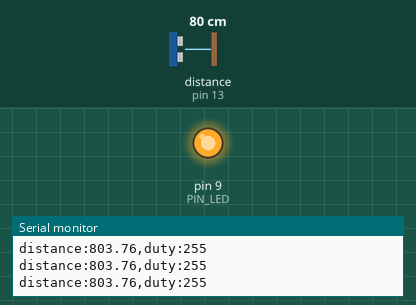
Simulated run of this sketch. Board: Arduino Uno, built with avr-gcc and run on an emulated ATmega328P. Parts: output pins drawn as LEDs (lit = HIGH), the last lines printed to the serial monitor. Wiring (inferred from the names in the program): ultrasonic range finder: trigger pin 12; echo pin 13. The test bench sets the inputs (shaded band); at power-on: distance to the obstacle (sensor on pin 13) 80 cm. The echo pulse lasts 58.3 µs per cm; pins used as bus, display or sensor lines are not drawn.

Above: at 1.2 s.
1.3 s: distance to the obstacle (sensor on pin 13) set to 18 cm
At 2.5 s:
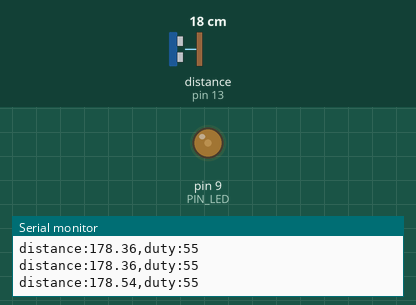
2.8 s: distance to the obstacle (sensor on pin 13) set to 2 cm
At 3.7 s:
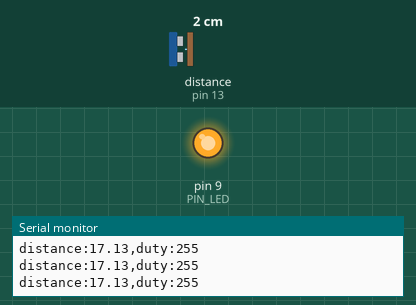
Timing chart, 0 to 5.8 s (numbered marks = the images above; inputs shaded):
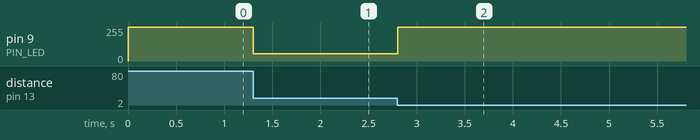

The sketch:

08_example_2.ino
```cpp
// Arduino pin assignment
#define PIN_LED  9
#define PIN_TRIG 12   // sonar sensor TRIGGER
#define PIN_ECHO 13   // sonar sensor ECHO

// configurable parameters
#define SND_VEL 346.0     // sound velocity at 24 celsius degree (unit: m/sec)
#define INTERVAL 25       // sampling interval (unit: msec)
#define PULSE_DURATION 10 // ultra-sound Pulse Duration (unit: usec)

#define TIMEOUT ((INTERVAL / 2) * 1000.0) // maximum echo waiting time (unit: usec)
#define SCALE (0.001 * 0.5 * SND_VEL)     // coefficient to convert duration to distance

unsigned long last_sampling_time;   // unit: msec


void setup() {
  // initialize GPIO pins
  pinMode(PIN_LED, OUTPUT);
  pinMode(PIN_TRIG, OUTPUT);  // sonar TRIGGER
  pinMode(PIN_ECHO, INPUT);   // sonar ECHO

  digitalWrite(PIN_TRIG, LOW);  // turn-off Sonar
  analogWrite(PIN_LED, 255);    // turn off LED (active low)

  // initialize serial port
  Serial.begin(57600);
}


void loop() {
  float distance;
  int duty;

  // wait until next sampling time.
  if ((millis() - last_sampling_time) < INTERVAL)
    return;

  // update scheduled sampling time.
  last_sampling_time += INTERVAL;

  distance = USS_measure(PIN_TRIG, PIN_ECHO);  // read distance

  // calculate LED duty value (active low)
  if ((distance == 0.0) || (distance <= 100.0) || (distance >= 300.0)) {
    duty = 255;  // LED off
  } else if (distance <= 200.0) {
    duty = (int)(255.0 * (200.0 - distance) / 100.0 + 0.5);
  } else {
    duty = (int)(255.0 * (distance - 200.0) / 100.0 + 0.5);
  }

  analogWrite(PIN_LED, duty);  // update LED brightness

  // output the distance and duty to the serial port
  Serial.print("distance:");
  Serial.print(distance);
  Serial.print(",duty:");
  Serial.println(duty);
}


// get a distance reading from USS. return value is in millimeter.
float USS_measure(int TRIG, int ECHO) {
  digitalWrite(TRIG, HIGH);
  delayMicroseconds(PULSE_DURATION);
  digitalWrite(TRIG, LOW);

  return pulseIn(ECHO, HIGH, TIMEOUT) * SCALE;  // unit: mm
}
```

Measured:
- after the input at 1.3 s, pin 9 (PIN_LED): 255/255 → 55/255 at once
- after the input at 2.8 s, pin 9 (PIN_LED): 55/255 → 255/255 at once
